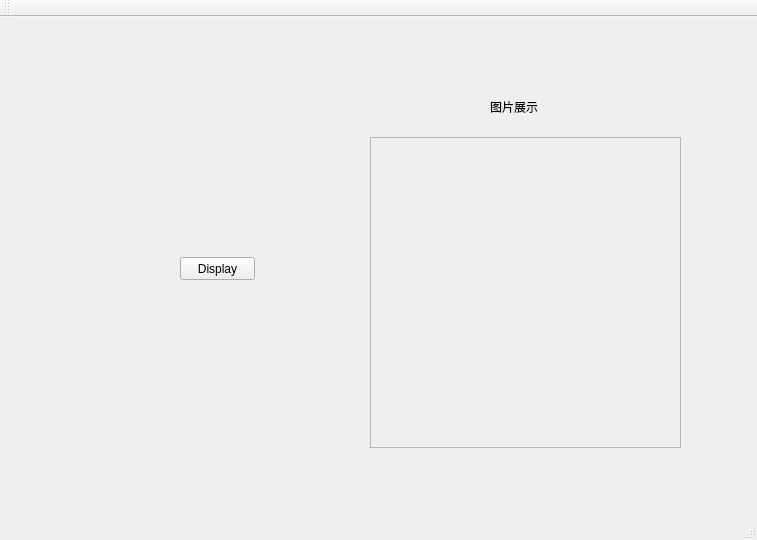
<?xml version="1.0" encoding="UTF-8"?>
<ui version="4.0">
 <class>ImageDisplayClass</class>
 <widget class="QMainWindow" name="ImageDisplayClass">
  <property name="geometry">
   <rect>
    <x>0</x>
    <y>0</y>
    <width>757</width>
    <height>540</height>
   </rect>
  </property>
  <property name="windowTitle">
   <string>ImageDisplay</string>
  </property>
  <widget class="QWidget" name="centralWidget">
   <widget class="QLabel" name="label">
    <property name="geometry">
     <rect>
      <x>490</x>
      <y>80</y>
      <width>54</width>
      <height>20</height>
     </rect>
    </property>
    <property name="text">
     <string>图片展示</string>
    </property>
   </widget>
   <widget class="QScrollArea" name="scrollArea">
    <property name="geometry">
     <rect>
      <x>370</x>
      <y>120</y>
      <width>311</width>
      <height>311</height>
     </rect>
    </property>
    <property name="widgetResizable">
     <bool>true</bool>
    </property>
    <widget class="QWidget" name="scrollAreaWidgetContents">
     <property name="geometry">
      <rect>
       <x>0</x>
       <y>0</y>
       <width>309</width>
       <height>309</height>
      </rect>
     </property>
    </widget>
   </widget>
   <widget class="QPushButton" name="pushButton">
    <property name="geometry">
     <rect>
      <x>180</x>
      <y>240</y>
      <width>75</width>
      <height>23</height>
     </rect>
    </property>
    <property name="text">
     <string>Display</string>
    </property>
   </widget>
  </widget>
  <widget class="QMenuBar" name="menuBar">
   <property name="geometry">
    <rect>
     <x>0</x>
     <y>0</y>
     <width>757</width>
     <height>23</height>
    </rect>
   </property>
  </widget>
  <widget class="QToolBar" name="mainToolBar">
   <attribute name="toolBarArea">
    <enum>TopToolBarArea</enum>
   </attribute>
   <attribute name="toolBarBreak">
    <bool>false</bool>
   </attribute>
  </widget>
  <widget class="QStatusBar" name="statusBar"/>
 </widget>
 <layoutdefault spacing="6" margin="11"/>
 <resources>
  <include location="imagedisplay.qrc"/>
 </resources>
 <connections>
  <connection>
   <sender>pushButton</sender>
   <signal>clicked()</signal>
   <receiver>ImageDisplayClass</receiver>
   <slot>on_Display_clicked()</slot>
   <hints>
    <hint type="sourcelabel">
     <x>218</x>
     <y>288</y>
    </hint>
    <hint type="destinationlabel">
     <x>255</x>
     <y>376</y>
    </hint>
   </hints>
  </connection>
 </connections>
 <slots>
  <slot>on_Display_clicked()</slot>
 </slots>
</ui>
